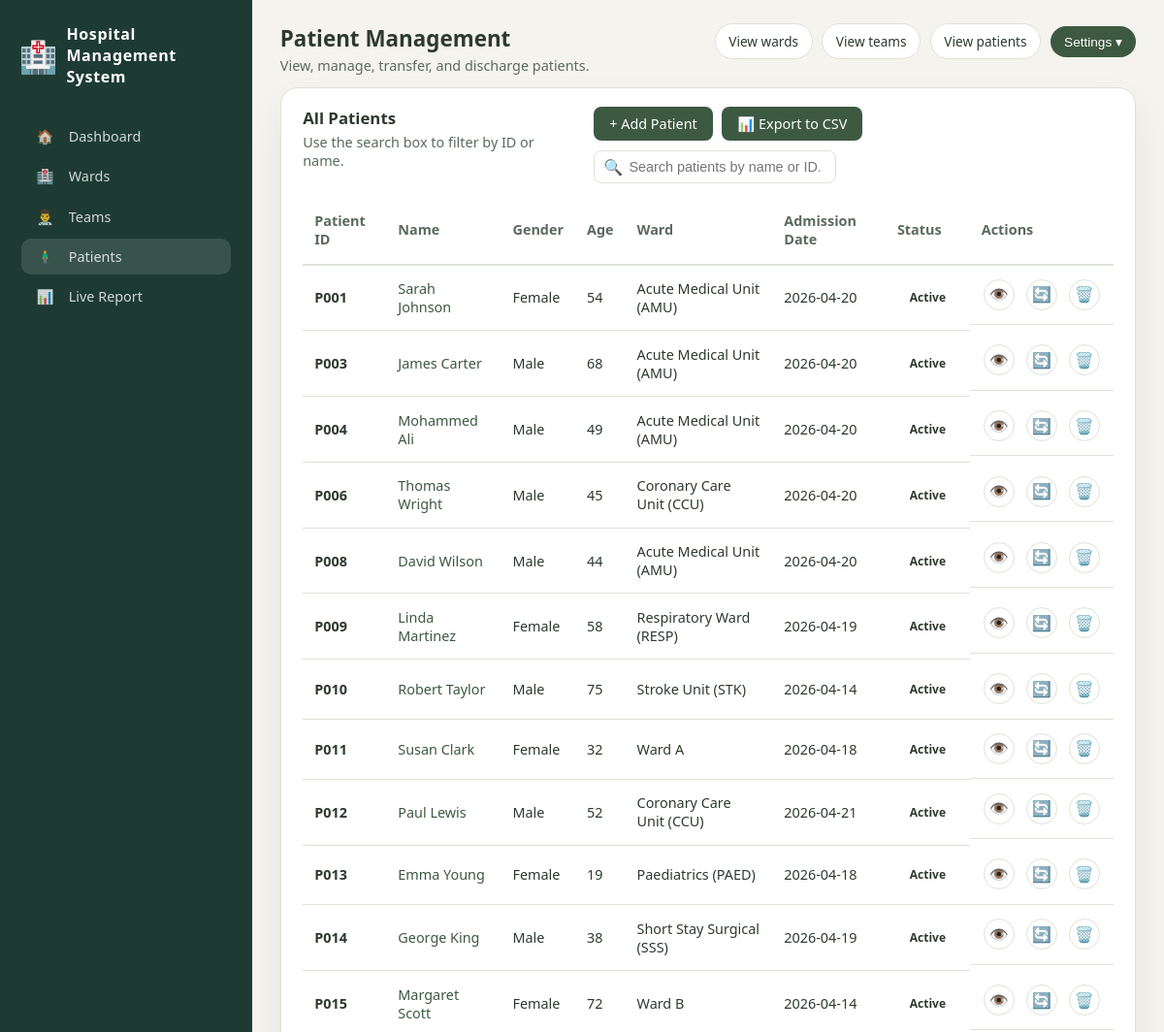
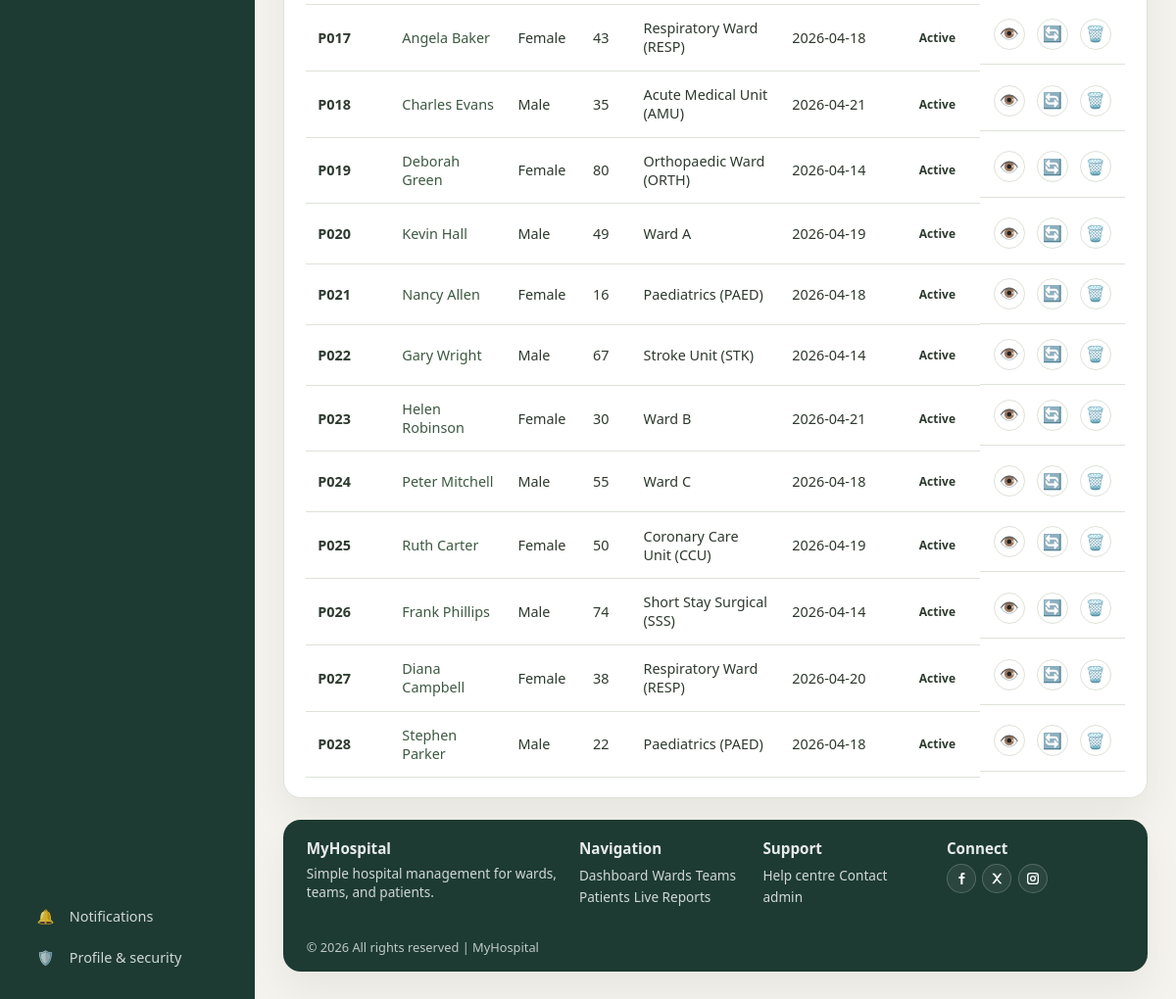
/patients (signed in), run on an earlier commit of the app's database (2 pictures, top to bottom).
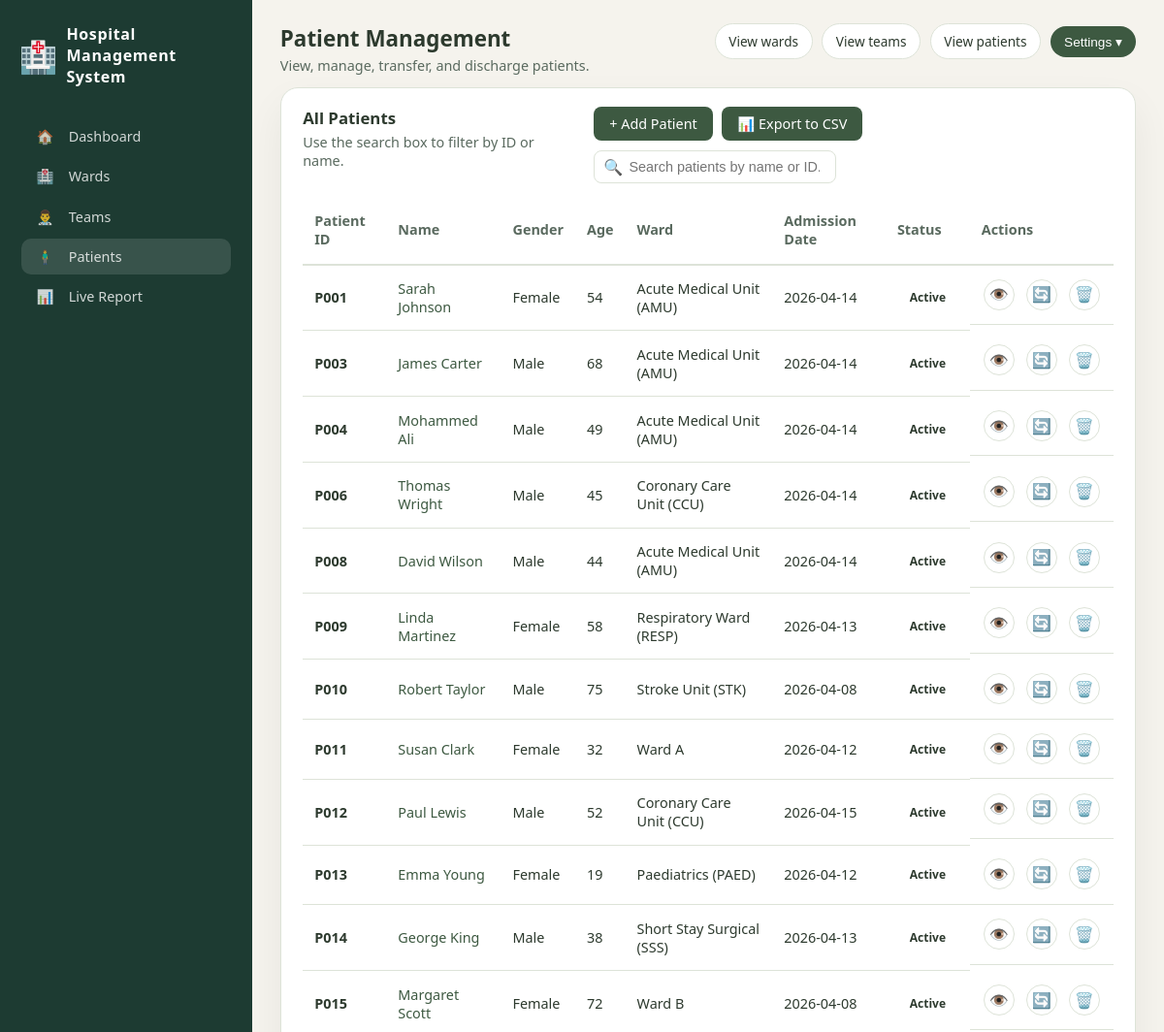
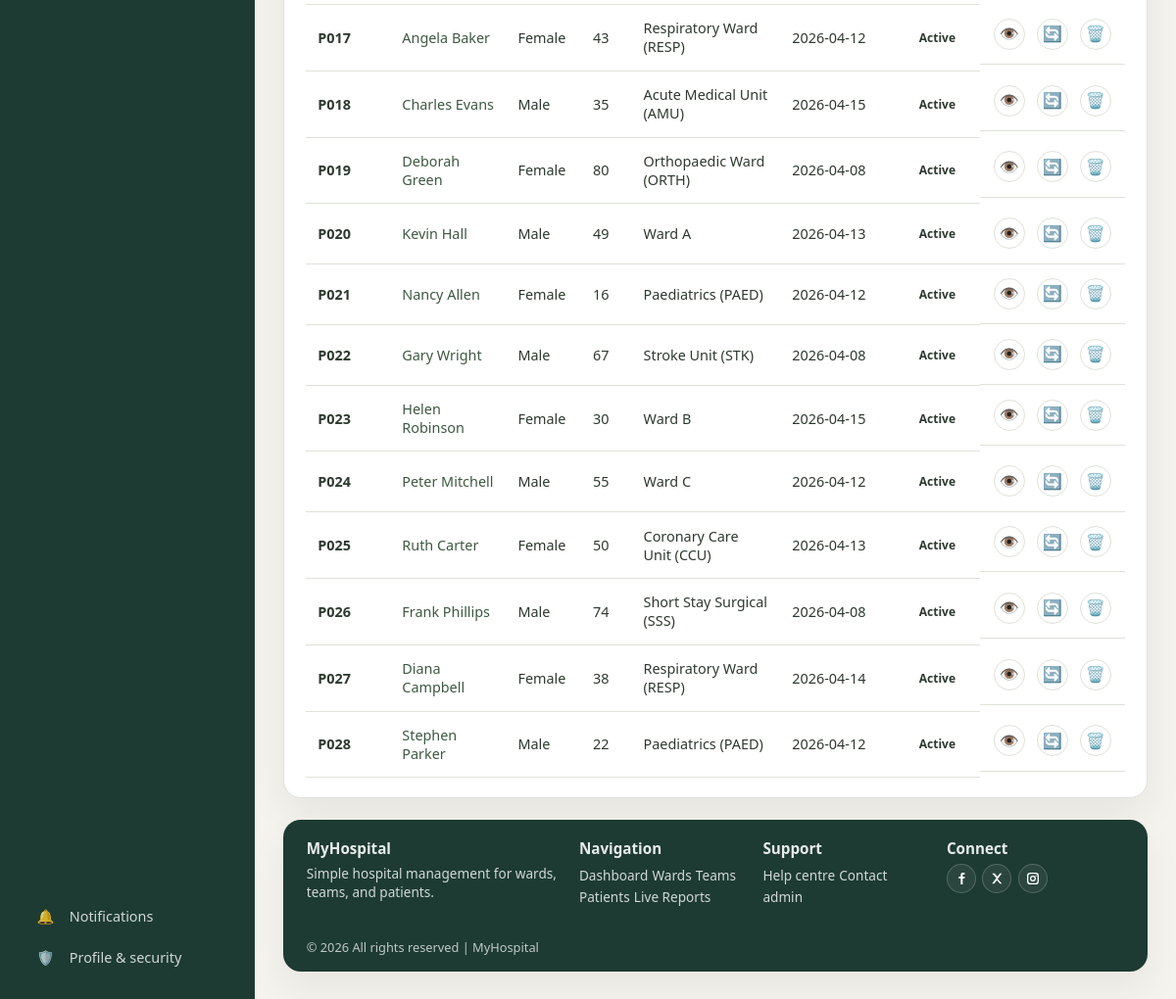
And on a later commit of the database (2 pictures, top to bottom).
### tables this page shows
CREATE TABLE patients (
            id INTEGER PRIMARY KEY AUTOINCREMENT,
            name TEXT NOT NULL,
            dob TEXT,
            age INTEGER,
            gender TEXT,
            nhs_number TEXT,
            phone TEXT,
            address TEXT,
            admission_datetime TEXT NOT NULL,
            ward_id INTEGER,
            bed TEXT NOT NULL,
            doctor_id INTEGER,
            diagnosis TEXT NOT NULL,
            notes TEXT,
            status TEXT DEFAULT 'Active',
            discharged_at TIMESTAMP,
            created_at TIMESTAMP DEFAULT CURRENT_TIMESTAMP,
            FOREIGN KEY (ward_id) REFERENCES wards (id),
            FOREIGN KEY (doctor_id) REFERENCES doctors (id)
        );

CREATE TABLE wards (
            id INTEGER PRIMARY KEY AUTOINCREMENT,
            name TEXT NOT NULL,
            code TEXT,
            type TEXT,
            capacity INTEGER NOT NULL,
            occupied INTEGER DEFAULT 0,
            lead_consultant TEXT,
            status TEXT DEFAULT 'active',
            gender_type TEXT DEFAULT 'Mixed',
            created_at TIMESTAMP DEFAULT CURRENT_TIMESTAMP
        );

### app.py (the view)
@app.route("/patients")
@login_required
def patients_page():
    conn = get_db_connection()
    patients = conn.execute("""
        SELECT p.*, w.name as ward_name, d.name as doctor_name
        FROM patients p
        LEFT JOIN wards w ON p.ward_id = w.id
        LEFT JOIN doctors d ON p.doctor_id = d.id
        WHERE p.status = 'Active'
        ORDER BY p.created_at DESC
    """).fetchall()
    wards = conn.execute("SELECT id, name, gender_type FROM wards WHERE status='active'").fetchall()
    doctors = conn.execute("SELECT id, name FROM doctors WHERE on_duty=1").fetchall()
    conn.close()
    return render_template("patient.html", patients=patients, wards=wards, doctors=doctors, now=datetime.now)

### app.py (called while the page is built)
@app.context_processor
def inject_user():
    return dict(user_role=session.get('role'), user_id=session.get('user_id'))

def login_required(f):
    @wraps(f)
    def decorated(*args, **kwargs):
        if not session.get("user_id"):
            return redirect(url_for("login_page"))
        return f(*args, **kwargs)
    return decorated

def get_db_connection():
    conn = sqlite3.connect(DATABASE_PATH)
    conn.row_factory = sqlite3.Row
    return conn

### templates/patient.html (shortened to what this page needs)
{% extends "base.html" %}
{% block extra_css %}
<link rel="stylesheet" href="/static/css/patient.css">
{% endblock %}
{% block active_patients %}active{% endblock %}
{% block page_title %}Patient Management{% endblock %}
{% block page_subtitle %}View, manage, transfer, and discharge patients.{% endblock %}
{% block top_actions %}
{{ super() }}
{% endblock %}
{% block content %}
<section class="table-card">
  <div class="table-card-header">
    <div>
      <h2>All Patients</h2>
      <p>Use the search box to filter by ID or name.</p>
    </div>
    <div class="table-actions">
      {% if user_role == 'admin' %}
      <a href="/patients/add" class="primary-btn">+ Add Patient</a>
      <a href="/reports/generate" class="primary-btn">📊 Export to CSV</a>
      {% endif %}
      <div class="search-wrapper">
        <span class="search-icon">🔍</span>
        <input type="text" id="searchInput" placeholder="Search patients by name or ID..." autocomplete="off" />
      </div>
    </div>
  </div>
  <div class="table-scroll">
    <table class="data-table" id="patientTable">
      <thead>
        <tr>
          <th>Patient ID</th>
          <th>Name</th>
          <th>Gender</th>
          <th>Age</th>
          <th>Ward</th>
          <th>Admission Date</th>
          <th>Status</th>
          <th>Actions</th>
        </tr>
      </thead>
      <tbody>
        {% for p in patients %}
        <tr>
          <td><strong>P{{ '%03d' % p.id }}</strong></td>
          <td><a href="{{ url_for('patient_detail', patient_id=p.id) }}" class="patient-link">{{ p.name }}</a></td>
          <td>{{ p.gender }}</td>
          <td>{{ p.age }}</td>
          <td>{{ p.ward_name or '—' }}</td>
          <td>{{ p.admission_datetime[:10] if p.admission_datetime else '—' }}</td>
          <td><span class="status-badge {{ p.status|lower }}">{{ p.status }}</span></td>
          <td class="actions">
            <button onclick="viewPatient('{{ p.id }}')" class="btn-action btn-view" title="View Details">👁️</button>
            {% if user_role == 'admin' %}
            <button data-patient-id="{{ p.id }}" data-patient-name="{{ p.name|e }}"
              data-patient-gender="{{ p.gender|e }}" data-current-ward="{{ (p.ward_name or '')|e }}"
              class="btn-action btn-transfer" onclick="openTransferModal(this)" title="Transfer">🔄</button>
            <button onclick="dischargePatient('{{ p.id }}', '{{ p.name|e }}')" class="btn-action btn-discharge"
              title="Discharge">🗑️</button>
            {% endif %}
          </td>
        </tr>
        {% endfor %}
      </tbody>
    </table>
  </div>
</section>
<br>
{% endblock %}

What changed in the data, as far as the page shows it:
changed patients "Sarah Johnson": admission_datetime "2026-04-20" → "2026-04-14"
changed patients "James Carter": admission_datetime "2026-04-20" → "2026-04-14"
changed patients "Mohammed Ali": admission_datetime "2026-04-20" → "2026-04-14"
changed patients "Thomas Wright": admission_datetime "2026-04-20" → "2026-04-14"
changed patients "David Wilson": admission_datetime "2026-04-20" → "2026-04-14"
changed patients "Linda Martinez": admission_datetime "2026-04-19" → "2026-04-13"
changed patients "Robert Taylor": admission_datetime "2026-04-14" → "2026-04-08"
changed patients "Susan Clark": admission_datetime "2026-04-18" → "2026-04-12"
changed patients "Paul Lewis": admission_datetime "2026-04-21" → "2026-04-15"
changed patients "Emma Young": admission_datetime "2026-04-18" → "2026-04-12"
changed patients "George King": admission_datetime "2026-04-19" → "2026-04-13"
changed patients "Margaret Scott": admission_datetime "2026-04-14" → "2026-04-08"
changed patients "Angela Baker": admission_datetime "2026-04-18" → "2026-04-12"
changed patients "Charles Evans": admission_datetime "2026-04-21" → "2026-04-15"
changed patients "Deborah Green": admission_datetime "2026-04-14" → "2026-04-08"
changed patients "Kevin Hall": admission_datetime "2026-04-19" → "2026-04-13"
changed patients "Nancy Allen": admission_datetime "2026-04-18" → "2026-04-12"
changed patients "Gary Wright": admission_datetime "2026-04-14" → "2026-04-08"
changed patients "Helen Robinson": admission_datetime "2026-04-21" → "2026-04-15"
changed patients "Peter Mitchell": admission_datetime "2026-04-18" → "2026-04-12"
changed patients "Ruth Carter": admission_datetime "2026-04-19" → "2026-04-13"
changed patients "Frank Phillips": admission_datetime "2026-04-14" → "2026-04-08"
changed patients "Diana Campbell": admission_datetime "2026-04-20" → "2026-04-14"
changed patients "Stephen Parker": admission_datetime "2026-04-18" → "2026-04-12"
